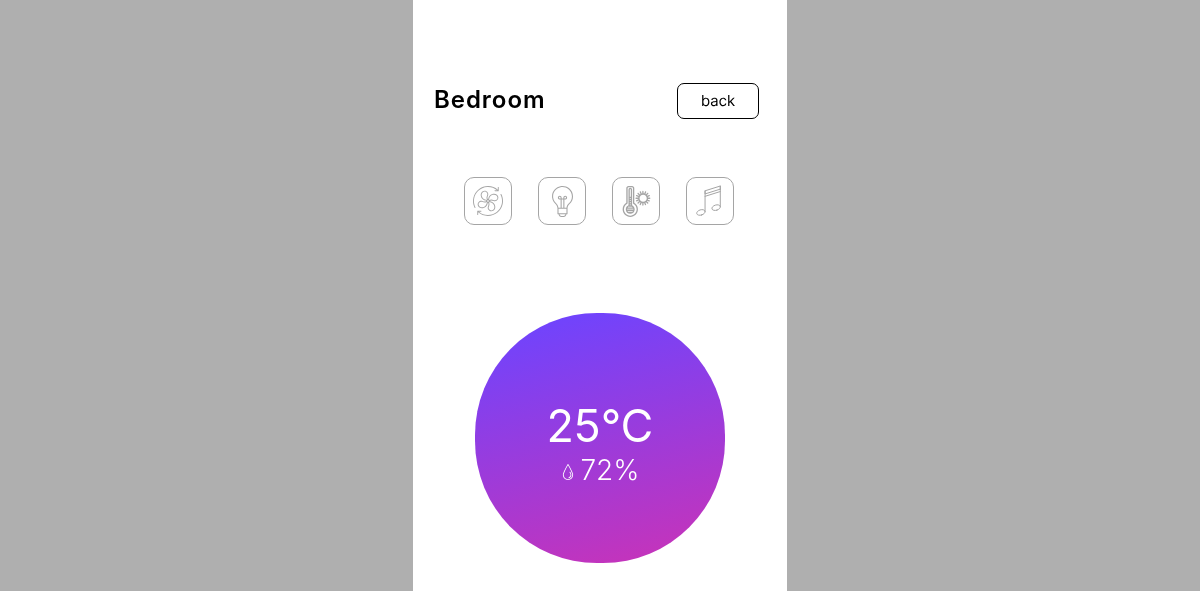
Page /rooms/bedroom/ on the committed database.
### main_app/models.py (models this page shows)
class Room(models.Model):
    name = models.CharField(max_length=20)
    devices_quantity = models.IntegerField(default=0)
    light = models.BooleanField(default=False)
    fan = models.BooleanField(default=False)
    heater = models.BooleanField(default=False)
    player = models.BooleanField(default=False)
    temperature = models.IntegerField(default=0)
    humidity = models.IntegerField(default=0)
    voltage = models.IntegerField(default=0)

### main_app/views.py (the view)
# urls.py: path('rooms/<room>/', views.room_page, name='room_page'),
def room_page(request, room):
    r = Room.objects.get(name=room)
    r.temperature = random.randint(20, 30)
    r.humidity = random.randint(70, 80)
    if request.POST.get('device_btn') == 'fan':
         r.fan = False if r.fan else True
    elif request.POST.get('device_btn') == 'light':
         r.light = False if r.light else True
    elif request.POST.get('device_btn') == 'heater':
         r.heater = False if r.heater else True
    elif request.POST.get('device_btn') == 'player':
         r.player = False if r.player else True
    r.save()
    return render(request, 'main_app/room_page.html', { 'room' : r })

### main_app/templates/main_app/room_page.html (shortened to what this page needs)
{% load static %}
<!DOCTYPE html>
<html lang="en">
<head>
    <link rel="stylesheet" href="{% static '/css/style.css' %}">
</head>
<body>
    <div class="container" id="room_page-bg">
        <div class="header">
            <div class="header-item">
                <p class="room_page-title">{{room.name}}</p>
            </div>
            <div class="header-item">
                <div class="back-btn">
                    <a href="{% url 'rooms' %}"><img src="{% static 'img/back_btn.svg' %}" alt=""></a>
                </div>
            </div>
        </div>
        <div class="devices">
            <form action="{% url 'room_page' room.name %}" method="post">
                <button type="submit" name="device_btn" value="fan">
                    <div class="device">
                        {% if room.fan %}
                            <img src="{% static 'img/devices_on/fan.svg' %}" alt="">
                        {% else %}
                            <img src="{% static 'img/devices_off/fan.svg' %}" alt="">
                        {% endif %}
                    </div>
                </button>
                <button  type="submit" name="device_btn" value="light">
                    <div class="device">
                        {% if room.light %}
                            <img src="{% static 'img/devices_on/light.svg' %}" alt="">
                        {% else %}
                            <img src="{% static 'img/devices_off/light.svg' %}" alt="">
                        {% endif %}
                    </div>
                </button>
                <button type="submit" name="device_btn" value="heater">
                    <div class="device">
                        {% if room.heater %}
                            <img src="{% static 'img/devices_on/heater.svg' %}" alt="">
                        {% else %}
                            <img src="{% static 'img/devices_off/heater.svg' %}" alt="">
                        {% endif %}
                    </div>
                </button>
                <button type="submit" name="device_btn" value="player">
                    <div class="device">
                        {% if room.player %}
                            <img src="{% static 'img/devices_on/player.svg' %}" alt="">
                        {% else %}
                            <img src="{% static 'img/devices_off/player.svg' %}" alt="">
                        {% endif %}
                    </div>
                </button>
            </form>
        </div>
        <div id="room-params">
            <p>{{room.temperature}}°С</p>
            <div class="">
                <img src="{% static 'img/icn_waterdrop.svg' %}" alt="">
                <span>{{room.humidity}}%</span>
            </div>
        </div>
    </div>
</body>
</html>

### static/css/style.css (style rules this page uses)
.container { max-width: 374px; width: 374px; margin: 0px auto; background-color: #fff; }
body { background-color: #AFAFAF; margin: 0; }
.header { display: flex; flex-wrap: wrap; }
.header-item { width: 50%; box-sizing: border-box; font-family: SF Pro Display; font-size: 18px; font-weight: 300; }
.back-btn { text-align: right; margin-right: 28px; margin-left: auto; transform: translateY(-20%); }
.header-item p { color: #000; margin: 0; }
#room_page-bg { height: 720px; display: block; background-color: #fff; padding-top: 91px; }
.room_page-title { text-transform: capitalize; color: #000; font-family: SF Pro Display; font-size: 24px; font-style: normal; font-weight: 600; letter-spacing: 0.96px; padding-left: 21px; transform: translateY(-20%); }
.devices { display: flex; flex-wrap: wrap; margin-left: 40px; margin-right: 40px; margin-top: 45px; }
.device { text-align: center; width: 25%; box-sizing: border-box; }
#room-params { height: 250px; display: block; background-color: #fff; background-image: url("/static/img/room_params.svg"); background-repeat: no-repeat; background-position: top center; text-align: center; margin-top: 84px; }
#room-params p { font-family: SF Pro Display; font-size: 45px; font-style: normal; font-weight: 400; line-height: normal; color: #FFF; text-align: center; padding: 0; margin: 0; padding-top: 85px; }
#room-params span { color: #FFF; text-align: center; font-family: SF Pro Display; font-size: 28px; font-style: normal; font-weight: 300; line-height: normal; }
.devices form button { background-color: #ffffff; border: none; padding-left: 11px; padding-right: 11px; }

### rows in the picture
Room: name "Bedroom", temperature "25", humidity "72"
